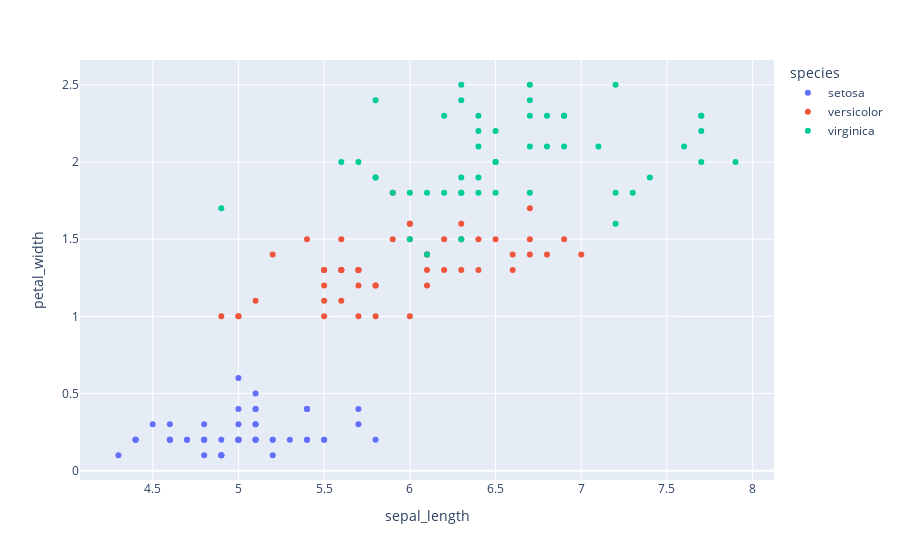

Source (notebook cell):
### Code cell
px.scatter(df,
           x='sepal_length',
           y='petal_width',
           color='species')

### Figure 1 — Plotly figure (JSON) as saved in the notebook; plotly's stock layout.template omitted (floating-point values rounded to 4 significant figures)
{"data": [{"hovertemplate": "species=setosa<br>sepal_length=%{x}<br>petal_width=%{y}<extra></extra>", "legendgroup": "setosa", "marker": {"color": "#636efa", "symbol": "circle"}, "mode": "markers", "name": "setosa", "orientation": "v", "showlegend": true, "type": "scatter", "x": [5.1, 4.9, 4.7, 4.6, 5, 5.4, 4.6, 5, 4.4, 4.9, 5.4, 4.8, 4.8, 4.3, 5.8, 5.7, 5.4, 5.1, 5.7, 5.1, 5.4, 5.1, 4.6, 5.1, 4.8, 5, 5, 5.2, 5.2, 4.7, 4.8, 5.4, 5.2, 5.5, 4.9, 5, 5.5, 4.9, 4.4, 5.1, 5, 4.5, 4.4, 5, 5.1, 4.8, 5.1, 4.6, 5.3, 5], "xaxis": "x", "y": [0.2, 0.2, 0.2, 0.2, 0.2, 0.4, 0.3, 0.2, 0.2, 0.1, 0.2, 0.2, 0.1, 0.1, 0.2, 0.4, 0.4, 0.3, 0.3, 0.3, 0.2, 0.4, 0.2, 0.5, 0.2, 0.2, 0.4, 0.2, 0.2, 0.2, 0.2, 0.4, 0.1, 0.2, 0.1, 0.2, 0.2, 0.1, 0.2, 0.2, 0.3, 0.3, 0.2, 0.6, 0.4, 0.3, 0.2, 0.2, 0.2, 0.2], "yaxis": "y"}, {"hovertemplate": "species=versicolor<br>sepal_length=%{x}<br>petal_width=%{y}<extra></extra>", "legendgroup": "versicolor", "marker": {"color": "#EF553B", "symbol": "circle"}, "mode": "markers", "name": "versicolor", "orientation": "v", "showlegend": true, "type": "scatter", "x": [7, 6.4, 6.9, 5.5, 6.5, 5.7, 6.3, 4.9, 6.6, 5.2, 5, 5.9, 6, 6.1, 5.6, 6.7, 5.6, 5.8, 6.2, 5.6, 5.9, 6.1, 6.3, 6.1, 6.4, 6.6, 6.8, 6.7, 6, 5.7, 5.5, 5.5, 5.8, 6, 5.4, 6, 6.7, 6.3, 5.6, 5.5, 5.5, 6.1, 5.8, 5, 5.6, 5.7, 5.7, 6.2, 5.1, 5.7], "xaxis": "x", "y": [1.4, 1.5, 1.5, 1.3, 1.5, 1.3, 1.6, 1, 1.3, 1.4, 1, 1.5, 1, 1.4, 1.3, 1.4, 1.5, 1, 1.5, 1.1, 1.8, 1.3, 1.5, 1.2, 1.3, 1.4, 1.4, 1.7, 1.5, 1, 1.1, 1, 1.2, 1.6, 1.5, 1.6, 1.5, 1.3, 1.3, 1.3, 1.2, 1.4, 1.2, 1, 1.3, 1.2, 1.3, 1.3, 1.1, 1.3], "yaxis": "y"}, {"hovertemplate": "species=virginica<br>sepal_length=%{x}<br>petal_width=%{y}<extra></extra>", "legendgroup": "virginica", "marker": {"color": "#00cc96", "symbol": "circle"}, "mode": "markers", "name": "virginica", "orientation": "v", "showlegend": true, "type": "scatter", "x": [6.3, 5.8, 7.1, 6.3, 6.5, 7.6, 4.9, 7.3, 6.7, 7.2, 6.5, 6.4, 6.8, 5.7, 5.8, 6.4, 6.5, 7.7, 7.7, 6, 6.9, 5.6, 7.7, 6.3, 6.7, 7.2, 6.2, 6.1, 6.4, 7.2, 7.4, 7.9, 6.4, 6.3, 6.1, 7.7, 6.3, 6.4, 6, 6.9, 6.7, 6.9, 5.8, 6.8, 6.7, 6.7, 6.3, 6.5, 6.2, 5.9], "xaxis": "x", "y": [2.5, 1.9, 2.1, 1.8, 2.2, 2.1, 1.7, 1.8, 1.8, 2.5, 2, 1.9, 2.1, 2, 2.4, 2.3, 1.8, 2.2, 2.3, 1.5, 2.3, 2, 2, 1.8, 2.1, 1.8, 1.8, 1.8, 2.1, 1.6, 1.9, 2, 2.2, 1.5, 1.4, 2.3, 2.4, 1.8, 1.8, 2.1, 2.4, 2.3, 1.9, 2.3, 2.5, 2.3, 1.9, 2, 2.3, 1.8], "yaxis": "y"}], "layout": {"legend": {"title": {"text": "species"}, "tracegroupgap": 0}, "margin": {"t": 60}, "xaxis": {"anchor": "y", "domain": [0, 1], "title": {"text": "sepal_length"}}, "yaxis": {"anchor": "x", "domain": [0, 1], "title": {"text": "petal_width"}}}}
